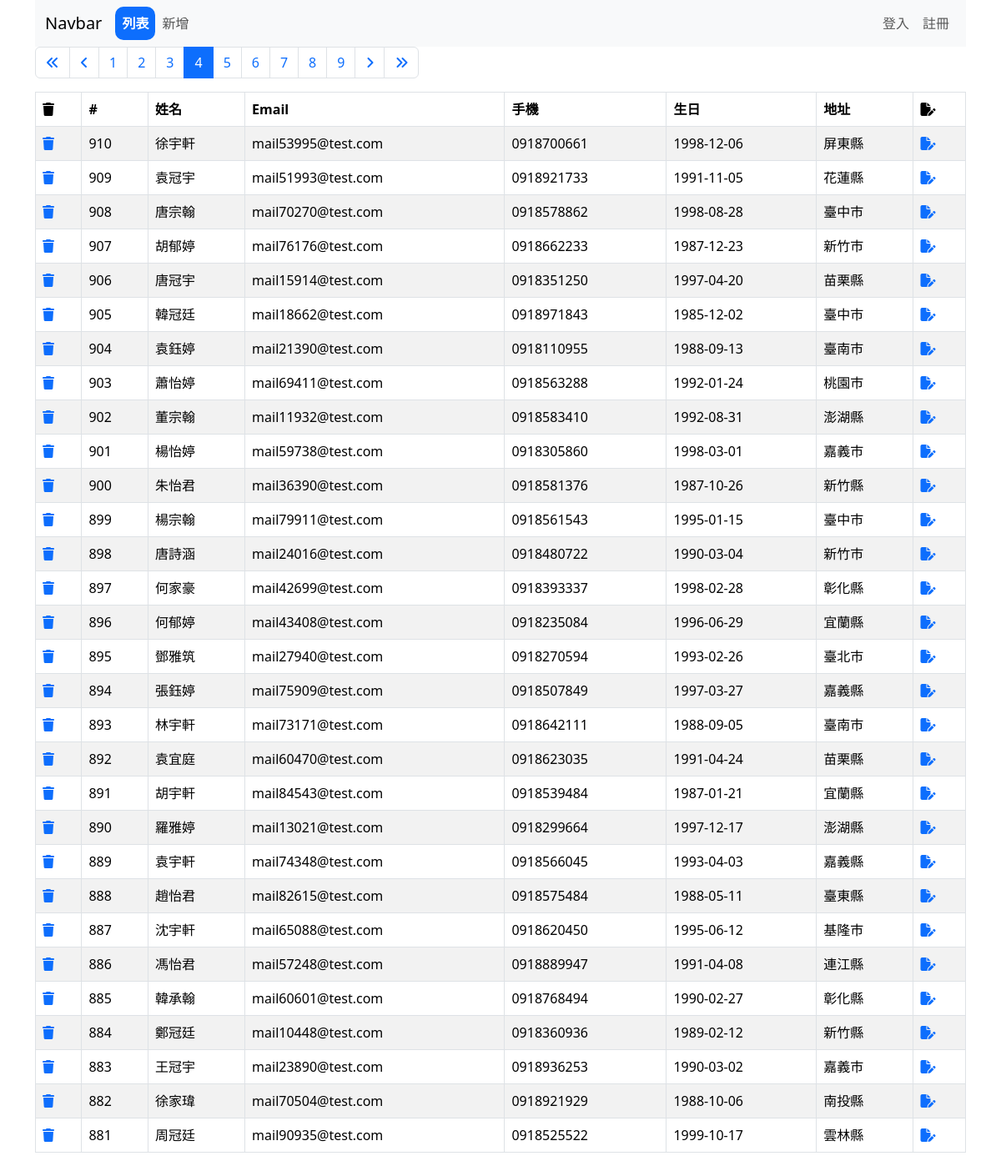
The page /address-book/list-admin.php?page=4 on the database its author committed.
### tables this page shows
CREATE TABLE `address_book` (
  `sid` int(11) NOT NULL,
  `name` varchar(255) NOT NULL,
  `email` varchar(255) NOT NULL,
  `mobile` varchar(255) NOT NULL,
  `birthday` date NOT NULL,
  `address` varchar(255) NOT NULL,
  `created_at` datetime NOT NULL
);

### address-book/list-admin.php (the view, shortened to what this page needs)
<?php
require __DIR__ . '/parts/pdo-connect.php';
$page = isset($_GET['page']) ? intval($_GET['page']) : 1;
$perPage = 30;
$t_sql = "SELECT COUNT(1) FROM address_book";
$t_stmt = $pdo->query($t_sql);
$totalRows = $t_stmt->fetch(PDO::FETCH_NUM)[0];
$totalPages = ceil($totalRows / $perPage);
$sql = sprintf("SELECT * FROM address_book ORDER BY sid DESC LIMIT %s, %s", ($page - 1) * $perPage, $perPage);
$rows = $pdo->query($sql)->fetchAll();
?>
<?php include __DIR__ . '/parts/html-head.php' ?>
<?php include __DIR__ . '/parts/navbar.php' ?>
<div class="container">
    <div class="row">
        <div class="col">
            <nav aria-label="Page navigation example">
                <ul class="pagination">
                    <li class="page-item" href="?page=<?= $page == 1 ? 'disabled' : '' ?>">
                        <a class="page-link" href="?page=1">
                            <i class="fa-solid fa-angles-left"></i>
                        </a>
                    </li>
                    <li class="page-item" href="?page=<?= $page == 1 ? 'disabled' : '' ?>">
                        <a class="page-link" href="?page=<?= $page - 1 ?>">
                            <i class="fa-solid fa-angle-left"></i>
                        </a>
                    </li>
                    <?php for ($i = $page - 5; $i <= $page + 5; $i++): ?>
                        <?php if ($i >= 1 and $i <= $totalPages): ?>
                            <li class="page-item <?= $i == $page ? 'active' : '' ?>">
                                <a class="page-link" href="?page=<?= $i ?>">
                                    <?= $i ?>
                                </a>
                            </li>
                        <?php endif ?>
                    <?php endfor ?>
                    <li class="page-item" href="?page=<?= $page == $totalPages ? 'disabled' : '' ?>">
                        <a class="page-link" href="?page=<?= $page + 1 ?>">
                            <i class="fa-solid fa-angle-right"></i>
                        </a>
                    </li>
                    <li class="page-item" href="?page=<?= $page == $totalPages ? 'disabled' : '' ?>">
                        <a class="page-link" href="?page=<?= $totalPages ?>">
                            <i class="fa-solid fa-angles-right"></i>
                        </a>
                    </li>
                </ul>
            </nav>
        </div>
    </div>
    <div class="row">
        <div class="col">
            <table class="table table-bordered table-striped">
                <thead>
                    <tr>
                        <th><i class="fa-solid fa-trash"></i></th>
                        <th>#</th>
                        <th>姓名</th>
                        <th>Email</th>
                        <th>手機</th>
                        <th>生日</th>
                        <th>地址</th>
                        <th><i class="fa-solid fa-file-pen"></i></th>
                    </tr>
                </thead>
                <tbody>
                    <?php foreach ($rows as $r ): ?>
                        <tr>
                            <td>
                                <a href="javascript: deleteOne(<?= $r['sid'] ?>)">
                                    <i class="fa-solid fa-trash"></i>
                                </a>
                            </td>
                            <td>
                                <?= $r['sid'] ?>
                            </td>
                            <td>
                                <?= $r['name'] ?>
                            </td>
                            <td>
                                <?= $r['email'] ?>
                            </td>
                            <td>
                                <?= $r['mobile'] ?>
                            </td>
                            <td>
                                <?= $r['birthday'] ?>
                            </td>
                            <td>
                                <?= htmlentities($r['address']) ?>
                            </td>
                            <td>
                                <a href="edit.php?sid<?= $r['sid'] ?>">
                                    <i class="fa-solid fa-file-pen"></i>
                                </a>
                            </td>
                        </tr>
                    <?php endforeach ?>
                </tbody>
            </table>
        </div>
    </div>
</div>
<?php include __DIR__ . '/parts/html-foot.php' ?>

### rows shown on the page
address_book: sid "910", name "徐宇軒", email "mail53995@test.com", mobile "0918700661", birthday "1998-12-06", address "屏東縣"
address_book: sid "909", name "袁冠宇", email "mail51993@test.com", mobile "0918921733", birthday "1991-11-05", address "花蓮縣"
address_book: sid "908", name "唐宗翰", email "mail70270@test.com", mobile "0918578862", birthday "1998-08-28", address "臺中市"
address_book: sid "907", name "胡郁婷", email "mail76176@test.com", mobile "0918662233", birthday "1987-12-23", address "新竹市"
address_book: sid "906", name "唐冠宇", email "mail15914@test.com", mobile "0918351250", birthday "1997-04-20", address "苗栗縣"
address_book: sid "905", name "韓冠廷", email "mail18662@test.com", mobile "0918971843", birthday "1985-12-02", address "臺中市"
address_book: sid "904", name "袁鈺婷", email "mail21390@test.com", mobile "0918110955", birthday "1988-09-13", address "臺南市"
address_book: sid "903", name "蕭怡婷", email "mail69411@test.com", mobile "0918563288", birthday "1992-01-24", address "桃園市"
address_book: sid "902", name "董宗翰", email "mail11932@test.com", mobile "0918583410", birthday "1992-08-31", address "澎湖縣"
address_book: sid "901", name "楊怡婷", email "mail59738@test.com", mobile "0918305860", birthday "1998-03-01", address "嘉義市"
address_book: sid "900", name "朱怡君", email "mail36390@test.com", mobile "0918581376", birthday "1987-10-26", address "新竹縣"
address_book: sid "899", name "楊宗翰", email "mail79911@test.com", mobile "0918561543", birthday "1995-01-15", address "臺中市"
address_book: sid "898", name "唐詩涵", email "mail24016@test.com", mobile "0918480722", birthday "1990-03-04", address "新竹市"
address_book: sid "897", name "何家豪", email "mail42699@test.com", mobile "0918393337", birthday "1998-02-28", address "彰化縣"
address_book: sid "896", name "何郁婷", email "mail43408@test.com", mobile "0918235084", birthday "1996-06-29", address "宜蘭縣"
address_book: sid "895", name "鄧雅筑", email "mail27940@test.com", mobile "0918270594", birthday "1993-02-26", address "臺北市"
address_book: sid "894", name "張鈺婷", email "mail75909@test.com", mobile "0918507849", birthday "1997-03-27", address "嘉義縣"
address_book: sid "893", name "林宇軒", email "mail73171@test.com", mobile "0918642111", birthday "1988-09-05", address "臺南市"
address_book: sid "892", name "袁宜庭", email "mail60470@test.com", mobile "0918623035", birthday "1991-04-24", address "苗栗縣"
address_book: sid "891", name "胡宇軒", email "mail84543@test.com", mobile "0918539484", birthday "1987-01-21", address "宜蘭縣"
address_book: sid "890", name "羅雅婷", email "mail13021@test.com", mobile "0918299664", birthday "1997-12-17", address "澎湖縣"
address_book: sid "889", name "袁宇軒", email "mail74348@test.com", mobile "0918566045", birthday "1993-04-03", address "嘉義縣"
address_book: sid "888", name "趙怡君", email "mail82615@test.com", mobile "0918575484", birthday "1988-05-11", address "臺東縣"
address_book: sid "887", name "沈宇軒", email "mail65088@test.com", mobile "0918620450", birthday "1995-06-12", address "基隆市"
address_book: sid "886", name "馮怡君", email "mail57248@test.com", mobile "0918889947", birthday "1991-04-08", address "連江縣"
address_book: sid "885", name "韓承翰", email "mail60601@test.com", mobile "0918768494", birthday "1990-02-27", address "彰化縣"
address_book: sid "884", name "鄭冠廷", email "mail10448@test.com", mobile "0918360936", birthday "1989-02-12", address "新竹縣"
address_book: sid "883", name "王冠宇", email "mail23890@test.com", mobile "0918936253", birthday "1990-03-02", address "嘉義市"
address_book: sid "882", name "徐家瑋", email "mail70504@test.com", mobile "0918921929", birthday "1988-10-06", address "南投縣"
address_book: sid "881", name "周冠廷", email "mail90935@test.com", mobile "0918525522", birthday "1999-10-17", address "雲林縣"
